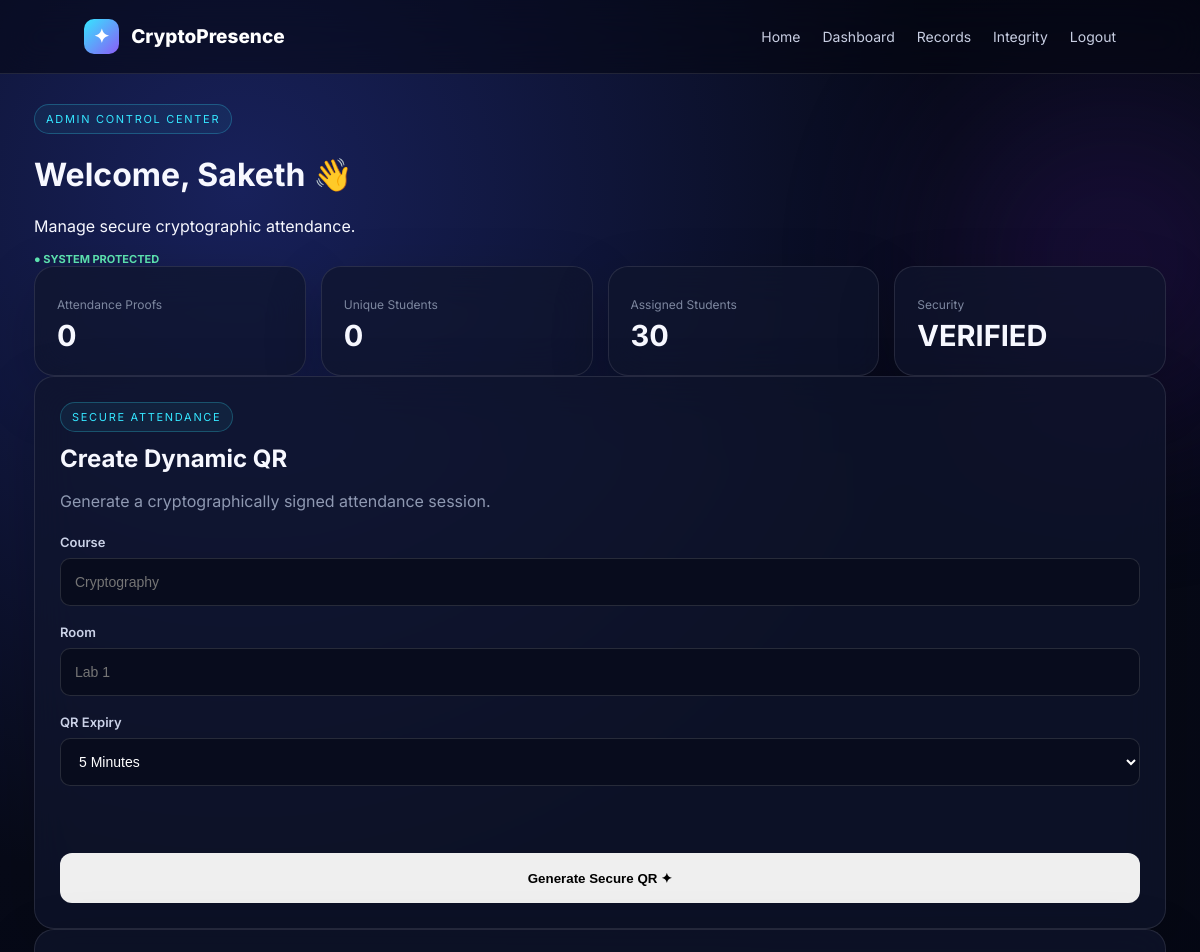
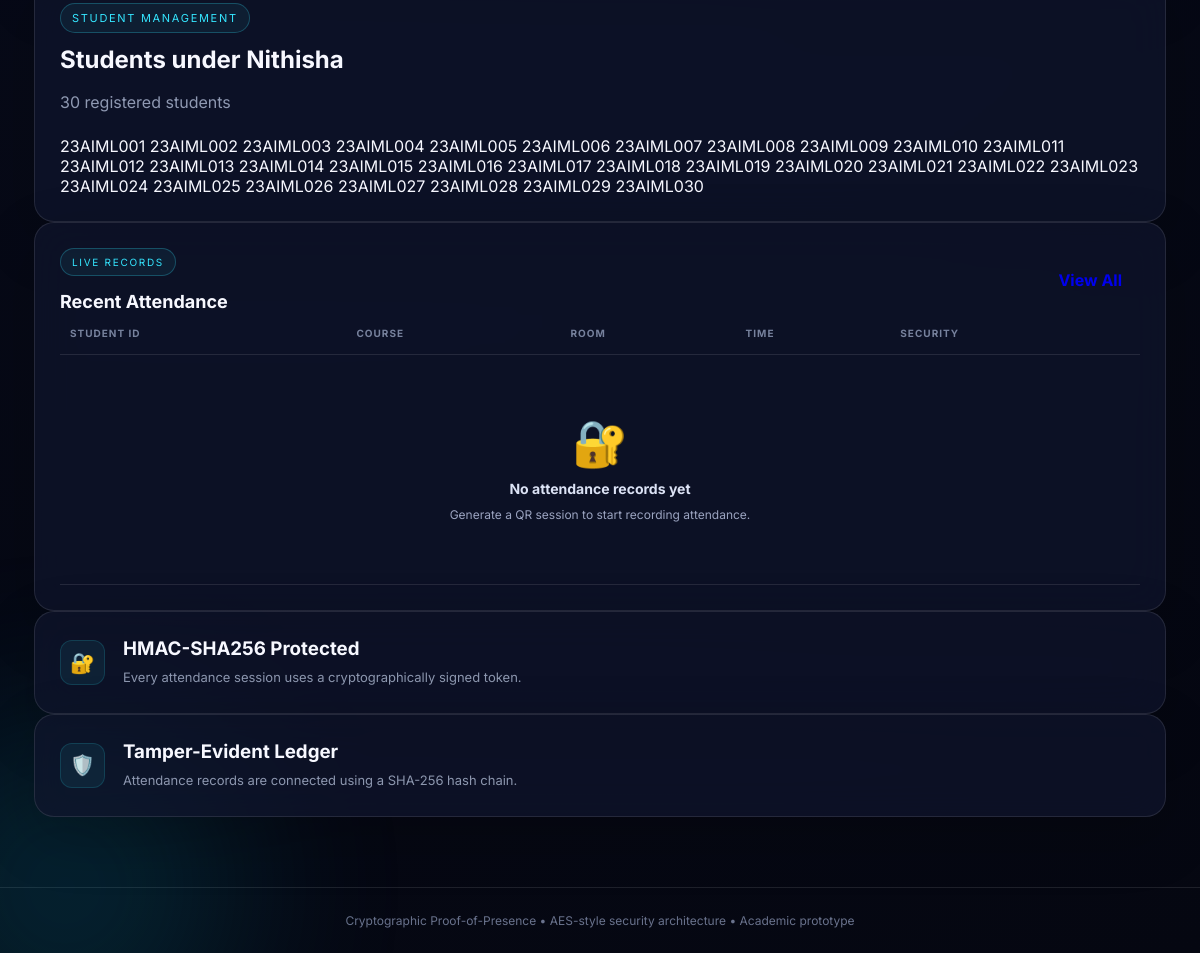
/dashboard (signed in), run on the app's committed database (2 pictures, top to bottom).
### tables this page shows
CREATE TABLE users (

            id INTEGER PRIMARY KEY AUTOINCREMENT,

            name TEXT NOT NULL,

            username TEXT UNIQUE NOT NULL,

            password_hash TEXT NOT NULL,

            role TEXT NOT NULL,

            faculty_username TEXT

        );

### app.py (the view, shortened to what this page needs)
@app.route("/dashboard")
def dashboard():
    if "username" not in session:
        return redirect(
            url_for("login")
        )
    role = session["role"]
    connection = get_db()
    if role in ["admin", "faculty"]:
        if role == "faculty":
            students = connection.execute(
                """
                SELECT *
                FROM users
                WHERE role = 'student'
                AND faculty_username = ?
                ORDER BY username
                """,
                (
                    session["username"],
                )
            ).fetchall()
            attendance_rows = connection.execute(
                """
                SELECT
                    a.*,
                    s.course,
                    s.room

                FROM attendance a

                JOIN sessions s
                ON s.id = a.session_id

                WHERE s.faculty_username = ?

                ORDER BY a.id DESC

                LIMIT 50
                """,
                (
                    session["username"],
                )
            ).fetchall()
            total_attendance = connection.execute(
                """
                SELECT COUNT(*) AS count

                FROM attendance a

                JOIN sessions s
                ON s.id = a.session_id

                WHERE s.faculty_username = ?
                """,
                (
                    session["username"],
                )
            ).fetchone()["count"]
        else:
            students = connection.execute(
                """
                SELECT *
                FROM users
                WHERE role = 'student'
                ORDER BY username
                """
            ).fetchall()
            attendance_rows = connection.execute(
                """
                SELECT
                    a.*,
                    s.course,
                    s.room

                FROM attendance a

                JOIN sessions s
                ON s.id = a.session_id

                ORDER BY a.id DESC

                LIMIT 50
                """
            ).fetchall()
            total_attendance = connection.execute(
                """
                SELECT COUNT(*) AS count
                FROM attendance
                """
            ).fetchone()["count"]
        unique_students = len(
            set(
                row["student_id"]
                for row in attendance_rows
            )
        )
        total_sessions = connection.execute(
            """
            SELECT COUNT(*) AS count
            FROM sessions
            """
        ).fetchone()["count"]
        recent_sessions = connection.execute(
            """
            SELECT *
            FROM sessions
            ORDER BY id DESC
            LIMIT 10
            """
        ).fetchall()
        connection.close()
        return render_template(
            "dashboard.html",
            role=role,
            students=students,
            rows=attendance_rows,
            total=total_attendance,
            unique=unique_students,
            sessions=recent_sessions,
            student_count=len(students),
            session_count=total_sessions
        )

### app.py (called while the page is built)
def get_db():
    connection = sqlite3.connect(DB)
    connection.row_factory = sqlite3.Row
    return connection

### templates/dashboard.html (shortened to what this page needs)
{% extends "base.html" %}
{% block content %}
<div class="head">
    <div>
        <span class="pill">
            {{ role|upper }} CONTROL CENTER
        </span>
        <h1>
            Welcome, {{ session["name"] }} 👋
        </h1>
        <p>
            Manage secure cryptographic attendance.
        </p>
    </div>
    <div class="online">
        ● SYSTEM PROTECTED
    </div>
</div>
<div class="metrics">
    <div class="metric">
        <small>
            Attendance Proofs
        </small>
        <b>
            {{ total }}
        </b>
    </div>
    <div class="metric">
        <small>
            Unique Students
        </small>
        <b>
            {{ unique }}
        </b>
    </div>
    <div class="metric">
        <small>
            Assigned Students
        </small>
        <b>
            {{ student_count }}
        </b>
    </div>
    <div class="metric">
        <small>
            Security
        </small>
        <b class="good">
            VERIFIED
        </b>
    </div>
</div>
<div class="grid">
    <div class="card">
        <span class="pill">
            SECURE ATTENDANCE
        </span>
        <h2>
            Create Dynamic QR
        </h2>
        <p>
            Generate a cryptographically signed
            attendance session.
        </p>
        <form
            method="POST"
            action="{{ url_for('create_session') }}"
        >
            <label>
                Course
            </label>
            <input
                type="text"
                name="course"
                placeholder="Cryptography"
                required
            >
            <label>
                Room
            </label>
            <input
                type="text"
                name="room"
                placeholder="Lab 1"
                required
            >
            <label>
                QR Expiry
            </label>
            <select name="minutes">
                <option value="5" selected>
                    5 Minutes
                </option>
            </select>
            <br><br>
            <button
                type="submit"
                class="btn full"
            >
                Generate Secure QR ✦
            </button>
        </form>
    </div>
    <div class="card">
        <span class="pill">
            STUDENT MANAGEMENT
        </span>
        <h2>
            Students under Nithisha
        </h2>
        <p>
            30 registered students
        </p>
        <div class="students">
            {% for student in students %}
                <span>
                    {{ student["username"] }}
                </span>
            {% endfor %}
        </div>
    </div>
</div>
<div class="card">
    <div class="section-title">
        <div>
            <span class="pill">
                LIVE RECORDS
            </span>
            <h2>
                Recent Attendance
            </h2>
        </div>
        <a
            href="{{ url_for('attendance') }}"
            class="btn"
        >
        </a>
    </div>
    <div class="table-container">
        <table>
            <thead>
                <tr>
                    <th>
                        Student ID
                    </th>
                    <th>
                        Course
                    </th>
                    <th>
                        Room
                    </th>
                    <th>
                        Time
                    </th>
                    <th>
                        Security
                    </th>
                </tr>
            </thead>
            <tbody>
                {% for row in rows %}
                <tr>
                    <td>
                        <strong>
                            {{ row["student_id"] }}
                        </strong>
                    </td>
                    <td>
                        {{ row["course"] }}
                    </td>
                    <td>
                        {{ row["room"] }}
                    </td>
                    <td>
                        {{ row["timestamp"] }}
                    </td>
                    <td>
                        <span class="good">
                            ✓ VALID
                        </span>
                    </td>
                </tr>
                {% else %}
                <tr>
                    <td colspan="5">
                        <div class="empty">
                            <div>
                                🔐
                            </div>
                            <h3>
                                No attendance records yet
                            </h3>
                            <p>
                                Generate a QR session to
                                start recording attendance.
                            </p>
                        </div>
                    </td>
                </tr>
                {% endfor %}
            </tbody>
        </table>
    </div>
</div>
<div class="grid">
    <div class="card security-card">
        <div class="security-icon">
            🔐
        </div>
        <div>
            <h3>
                HMAC-SHA256 Protected
            </h3>
            <p>
                Every attendance session uses a
                cryptographically signed token.
            </p>
        </div>
    </div>
    <div class="card security-card">
        <div class="security-icon">
            🛡️
        </div>
        <div>
            <h3>
                Tamper-Evident Ledger
            </h3>
            <p>
                Attendance records are connected using
                a SHA-256 hash chain.
            </p>
        </div>
    </div>
</div>
{% endblock %}

### static/style.css (style rules this page uses)
:root { --bg:#070a18;--card:rgba(16,22,45,.72);--line:rgba(255,255,255,.10);--text:#f7f8ff;--muted:#9ba4c0;--cyan:#35e6ff;--purple:#8b5cf6;--pink:#f472b6;--green:#34d399 }
* { box-sizing:border-box }
body { margin:0;background:radial-gradient(circle at 20% 10%,#18215b 0,#070a18 36%,#050711 100%);color:var(--text);font-family:Inter,Arial,sans-serif;min-height:100vh;overflow-x:hidden }
.pill { display:inline-block;font-size:11px;letter-spacing:1.7px;color:var(--cyan);padding:7px 11px;border:1px solid rgba(53,230,255,.25);background:rgba(53,230,255,.06);border-radius:99px }
.btn { display:inline-flex;justify-content:center;align-items:center;border:0;border-radius:12px;padding:13px 18px;text-decoration:none;font-weight:700;cursor:pointer }
.full { width:100% }
.feature,.card,.metric { background:var(--card);border:1px solid var(--line);border-radius:20px;backdrop-filter:blur(20px);box-shadow:0 20px 60px rgba(0,0,0,.2) }
.feature p,.card p { color:var(--muted);line-height:1.6 }
.metrics { display:grid;grid-template-columns:repeat(4,1fr);gap:15px }
.metric { padding:22px }
.metric small,.metric em { display:block;color:#7d879f;font-size:12px;margin-top:8px;font-style:normal }
.metric b { font-size:29px;display:block;margin-top:6px }
.card { padding:25px }
.section-title { display:flex;justify-content:space-between;align-items:center }
.section-title h2 { font-size:18px }
.section-title span { font-size:10px;color:var(--cyan) }
table { width:100%;border-collapse:collapse;min-width:760px }
th,td { text-align:left;padding:15px 10px;border-bottom:1px solid var(--line);font-size:12px;color:#bac2d7 }
th { color:#77829d;font-size:10px;letter-spacing:1px;text-transform:uppercase }
.section-title { display: flex; justify-content: space-between; align-items: center; gap: 20px; }
.section-title h2 { margin-bottom: 0; }
.table-container { width: 100%; overflow-x: auto; }
.empty { text-align: center; padding: 45px 20px; color: #7d879f; }
.empty div { font-size: 45px; margin-bottom: 10px; }
.empty h3 { color: #dce3f5; margin: 8px 0; }
.empty p { margin: 0; }
.security-card { display: flex; align-items: center; gap: 18px; }
.security-icon { width: 55px; height: 55px; display: grid; place-items: center; border-radius: 14px; background: #35e6ff12; border: 1px solid #35e6ff25; font-size: 25px; flex-shrink: 0; }
.security-card h3 { margin: 0 0 7px; }
.security-card p { color: #8d97af; margin: 0; font-size: 13px; line-height: 1.6; }
.online { color: #5ee6b2; font-size: 11px; font-weight: 700; }
.students { max-height: 250px; overflow-y: auto; }
.card form { width: 100%; }
.card form label { display: block !important; width: 100%; margin: 18px 0 8px; color: #cbd2e7; font-size: 13px; font-weight: 600; }
.card form input[type="text"], .card form input[type="number"], .card form input[type="password"], .card form select { display: block !important; width: 100% !important; height: 48px; padding: 12px 14px; margin: 0 0 5px; background: #080c1d; color: #ffffff; border: 1px solid #ffffff20; border-radius: 10px; outline: none; font-size: 14px; }
.card form select { cursor: pointer; }
.card form button { display: block; width: 100%; height: 50px; margin-top: 22px; }
.grid .card h2 { margin-top: 12px; margin-bottom: 10px; }
.grid .card > p { color: #8f99b2; line-height: 1.6; margin-bottom: 20px; }
.security-icon { width: 45px; height: 45px; display: grid; place-items: center; border-radius: 12px; background: #35e6ff12; font-size: 20px; }

### data on the page
users: username "23AIML001"
users: username "23AIML002"
users: username "23AIML003"
users: username "23AIML004"
users: username "23AIML005"
users: username "23AIML006"
users: username "23AIML007"
users: username "23AIML008"
users: username "23AIML009"
users: username "23AIML010"
users: username "23AIML011"
users: username "23AIML012"
users: username "23AIML013"
users: username "23AIML014"
users: username "23AIML015"
users: username "23AIML016"
users: username "23AIML017"
users: username "23AIML018"
users: username "23AIML019"
users: username "23AIML020"
users: username "23AIML021"
users: username "23AIML022"
users: username "23AIML023"
users: username "23AIML024"
users: username "23AIML025"
users: username "23AIML026"
users: username "23AIML027"
users: username "23AIML028"
users: username "23AIML029"
users: username "23AIML030"

### other printed values
{{ role|upper }} "ADMIN"
{{ session["name"] }} "Saketh"
{{ total }} "0"
{{ unique }} "0"
{{ student_count }} "30"
